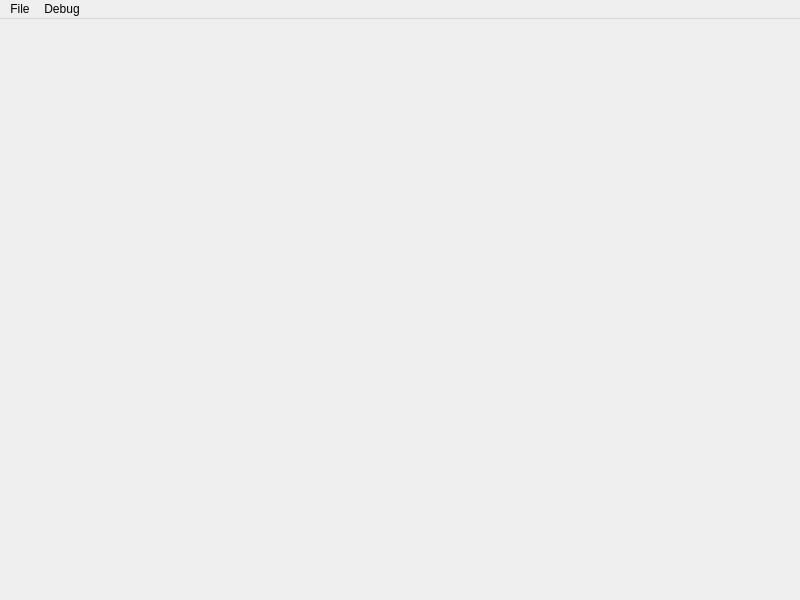
<?xml version="1.0" encoding="UTF-8"?>
<ui version="4.0">
 <class>MainWindow</class>
 <widget class="QMainWindow" name="MainWindow">
  <property name="geometry">
   <rect>
    <x>0</x>
    <y>0</y>
    <width>800</width>
    <height>600</height>
   </rect>
  </property>
  <property name="windowTitle">
   <string>MainWindow</string>
  </property>
  <widget class="GLWidget" name="myGLWidget"/>
  <widget class="QMenuBar" name="menubar">
   <property name="geometry">
    <rect>
     <x>0</x>
     <y>0</y>
     <width>800</width>
     <height>25</height>
    </rect>
   </property>
   <widget class="QMenu" name="menuFile">
    <property name="title">
     <string>File</string>
    </property>
    <addaction name="actionOpen_Shader"/>
    <addaction name="actionReload_Shader"/>
   </widget>
   <widget class="QMenu" name="menuDebug">
    <property name="title">
     <string>Debug</string>
    </property>
    <addaction name="actionToggle_Debug_Info"/>
   </widget>
   <addaction name="menuFile"/>
   <addaction name="menuDebug"/>
  </widget>
  <action name="actionOpen_Shader">
   <property name="text">
    <string>Open Shader</string>
   </property>
  </action>
  <action name="actionReload_Shader">
   <property name="text">
    <string>Reload Shader</string>
   </property>
  </action>
  <action name="actionToggle_Debug_Info">
   <property name="text">
    <string>Toggle Debug Info</string>
   </property>
  </action>
 </widget>
 <customwidgets>
  <customwidget>
   <class>GLWidget</class>
   <extends>QWidget</extends>
   <header>glwidget.h</header>
   <container>1</container>
  </customwidget>
 </customwidgets>
 <resources/>
 <connections/>
</ui>
